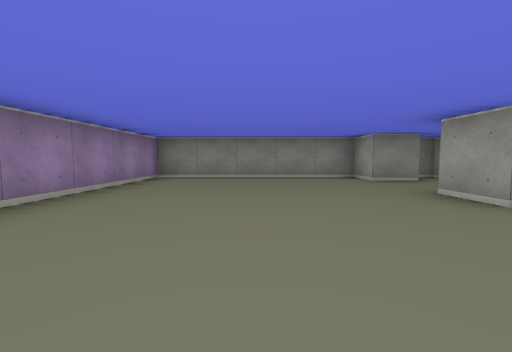
[1] (above)

16 first-person views from a walk through a cub3D level. The camera is about half as high as the walls, tilts 4° down and sees 90° across. The floor is counted in squares. Each view is taken from the middle of a square. On the plan, view 1 faces up. The plan holds only what a view shows up to about 9 squares ahead; the rest is blank.

[2]
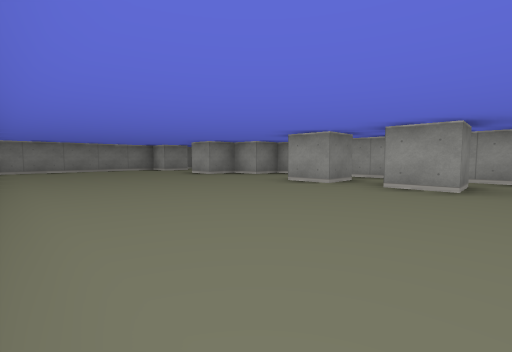

[3]
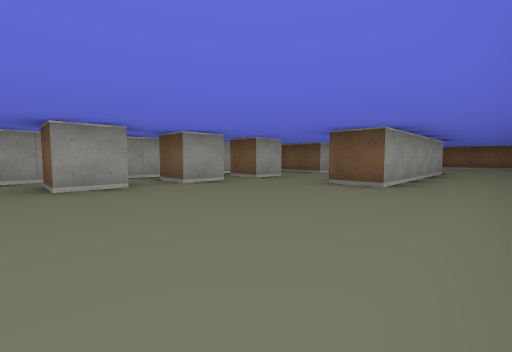

[4]
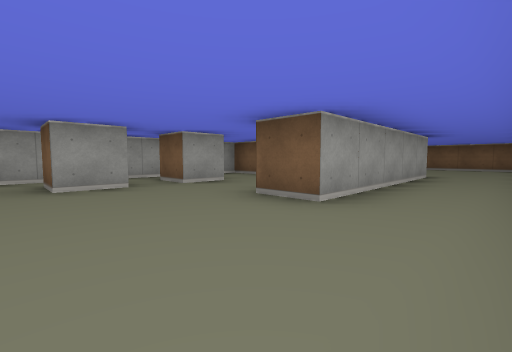

[5]
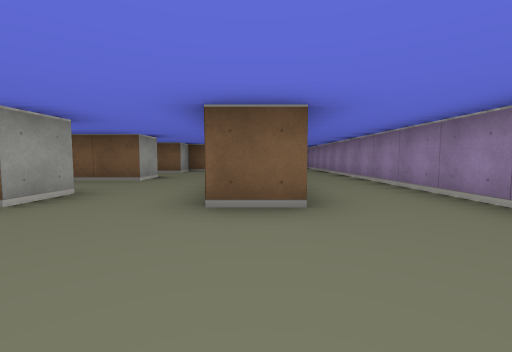

[6]
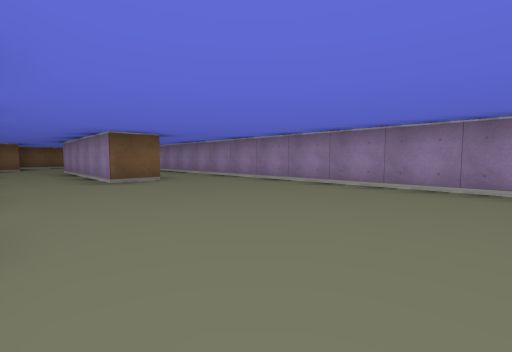

[7]
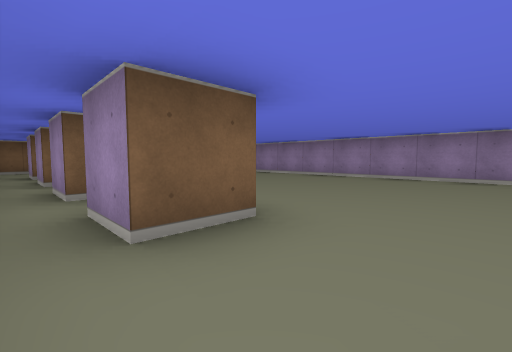

[8]
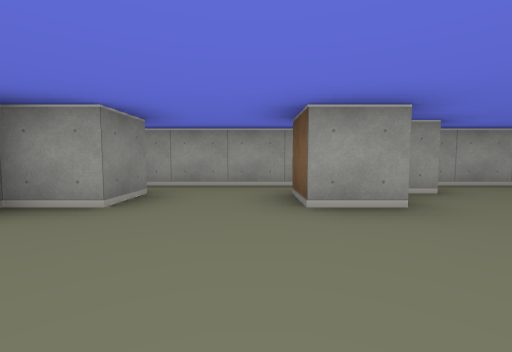

[9]
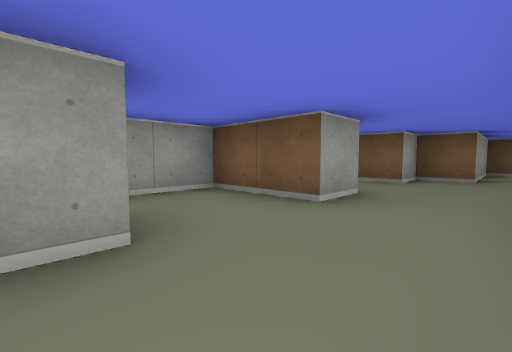

[10]
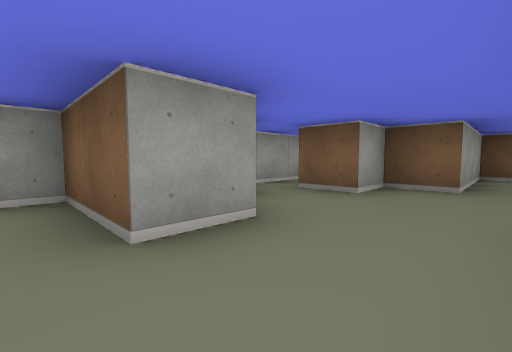

[11]
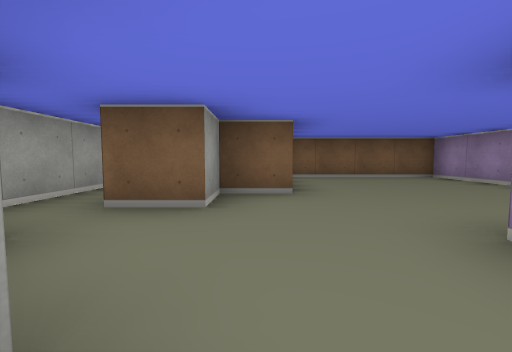

[12]
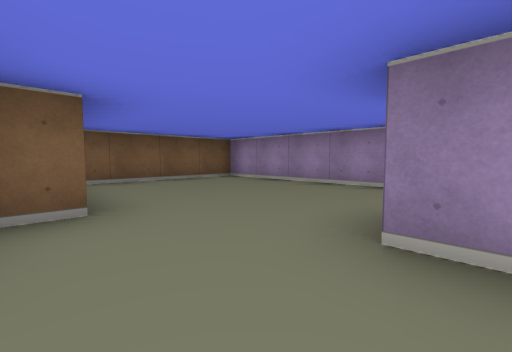

[13]
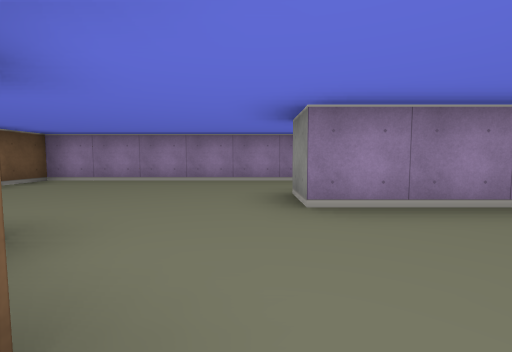

[14]
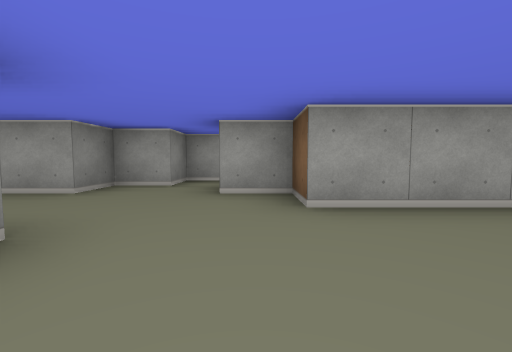

[15]
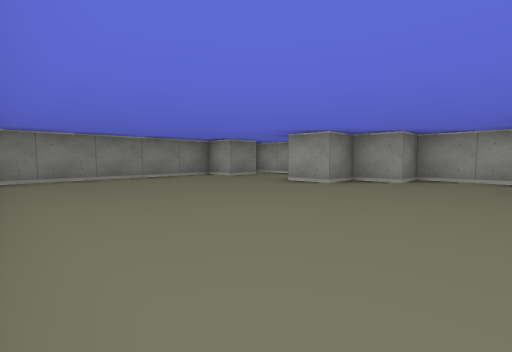

[16]
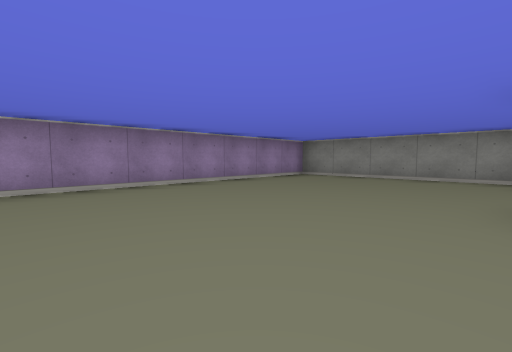

### Floor plan
Ten units are one square. View 1 is at (0, 0); x grows to the right and y downward. Boxes are objects, and circles mark ways between rooms. Rooms are numbered by the first view taken in them; rooms with no view inside come last. Other rooms are left out.
<svg viewBox="-30 -70 80 240">
<path fill="none" stroke="#000" d="M25 35 25 25 35 25 35 35 25 35M25 15 25 5 35 5 35 15 25 15M25 56 25 45 35 45 35 55M5 65 5 115 -5 115 -5 65 5 65M25 76 25 65 35 65 35 75M25 -55 25 -65 -25 -65 -25 115M35 115 35 105 25 105 25 95 45 95 45 -15 35 -15 35 -25 25 -25 25 -35M15 135 25 135 25 125M45 142 45 115 35 115M25 125 35 125M-25 115 -25 165 15 165 15 135M36 -55 25 -55M45 -32 45 -65 41 -65M25 -35 35 -35"/>
<circle cx="30" cy="120" r="3" fill="#2a7"/>
<circle cx="0" cy="118" r="3" fill="#2a7"/>
<circle cx="30" cy="-45" r="3" fill="#2a7"/>
<text x="10" y="30">1</text>
<text x="40" y="140">2</text>
<text x="-10" y="140">3</text>
<text x="40" y="-50">4</text>
</svg>
Room 1 opens to room 2. Room 1 opens to room 3. Room 1 opens to room 4.

Where each view was taken, in squares from view 1:
view 1: 0 up, 0 right, facing up
view 2: 4 down, 2 left, facing up-right
view 3: 2 down, 2 left, facing down-right
view 4: 4 down, 2 left, facing down-right
view 5: 4 down, 0 right, facing down
view 6: 1 down, 2 right, facing down-left
view 7: 1 up, 4 right, facing down-left
view 8: 4 up, 0 right, facing right
view 9: 7 down, 1 right, facing down-right
view 10: 9 down, 1 right, facing down-right
view 11: 10 down, 2 right, facing down
view 12: 11 down, 2 right, facing down-left
view 13: 12 down, 3 right, facing left
view 14: 13 down, 1 left, facing right
view 15: 0 up, 2 left, facing up-right
view 16: 0 up, 2 right, facing up-left
